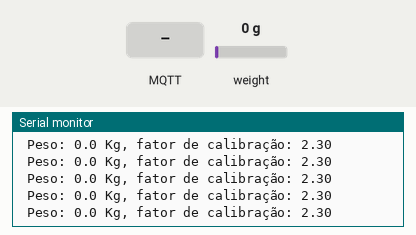
Recording of a sketch running on a simulated ESP8266 (NodeMCU). Shown: the last lines printed to the serial monitor. The test bench sets the inputs (shaded band); at power-on: weight on the scale 0 g. WiFi joins after 1.5 s; servers stay silent unless stated; no MQTT or app messages arrive unless stated.

Above: at 4.2 s.
4.3 s: MQTT message "+" arrives on the first subscribed topic
At 4.37 s:
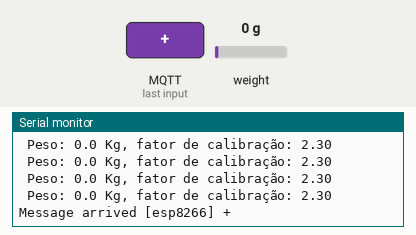
5.8 s: MQTT message "a" arrives on the first subscribed topic
At 5.88 s:
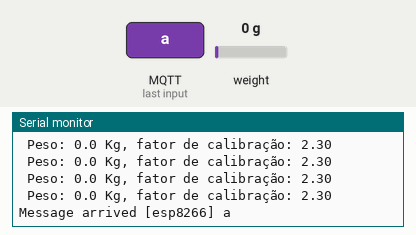
7.3 s: MQTT message "z" arrives on the first subscribed topic
At 7.39 s:
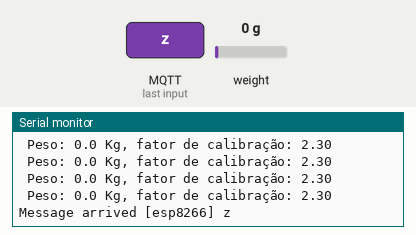
8.8 s: MQTT message "r" arrives on the first subscribed topic
At 8.9 s:
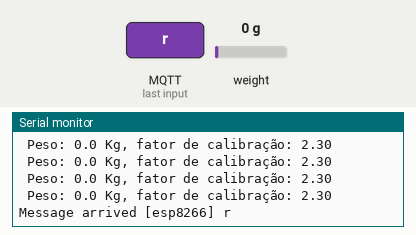
10.3 s: MQTT message "on" arrives on the first subscribed topic
At 10.31 s:
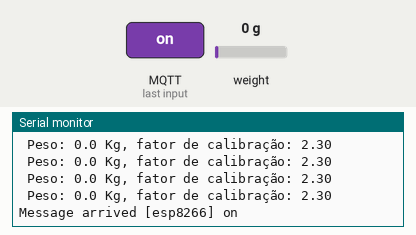
11.8 s: MQTT message "off" arrives on the first subscribed topic
At 11.82 s:
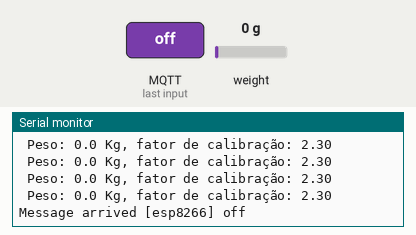

Measured:
- after the input at 4.3 s, the serial monitor: prints a new line after 0.07 s (image 1)
- after the input at 5.8 s, the serial monitor: prints a new line after 0.08 s (image 2)
- after the input at 7.3 s, the serial monitor: prints a new line after 0.09 s (image 3)
- after the input at 8.8 s, the serial monitor: prints a new line after 0.10 s (image 4)
- after the input at 10.3 s, the serial monitor: prints a new line at once (image 5)
- after the input at 11.8 s, the serial monitor: prints a new line at once (image 6)

The sketch:

HX711_MQTT.ino
```cpp
//########################## SENSOR DE PESO##################
#include "HX711.h" //inclui a livraria do DHX 711
HX711 scale(2,14); // pins de comunicação NODEMCU com HX711
float calibration_factor = 2.3; //Fator de calibração padrão para os sensores correspondentes)
float units; //variavel para a unidade de peso
//########################## FIM SENSOR DE PESO##################

//##########################ESP 8266#####################
//ESP
#include <ESP8266WiFi.h>
//MQTT
#include <PubSubClient.h>
// wifi
const  char * ssid = "NOS_Internet_93AD" ;
const  char * password = "58241024" ;
// MQTT
const String HOSTNAME  = "NODE_MCU_ESP8266"; //NOME DO DEVICE, deverá ter um nome unico.
const char * TOPIC = "esp8266"; //Topico onde o Device subscreve.
const char* MQTT_SERVER = "192.168.1.10"; //IP ou DNS do Broker MQTT
long lastMsg = 0;
char msg[50];
int value = 0;
// Credrenciais ao broker mqtt. Caso nao tenha AUTH meter a false.
#define MQTT_AUTH true
#define MQTT_USERNAME "username"
#define MQTT_PASSWORD "admin"
WiFiClient wclient;
PubSubClient client(MQTT_SERVER, 1883, wclient);


//#########    INICIAR A LIGAÇÃO WIFI############################
void LigarWifi() {
  WiFi.mode(WIFI_AP_STA);
  WiFi.begin(ssid, password);
  Serial.print("\nA tentar ligar ao WiFi");
  while (WiFi.status() != WL_CONNECTED) {
    delay(1000);
    Serial.print(".");
  }
  Serial.println(String("\nLigado a rede: (") + ssid + ")" );
    Serial.print(" Endereço ip NODE MCU Module: ");
    Serial.println(WiFi.localIP());
}
//######### FIM LIGAÇÃO WIFI############################


//###########INICIAR O MQTT##############################
//Verifica se o estado da ligação está ativa e se não estiver tenta conectar-se
bool checkMqttConnection() {
  if (!client.connected()) {
    if (MQTT_AUTH ? client.connect(HOSTNAME.c_str(), MQTT_USERNAME, MQTT_PASSWORD) : client.connect(HOSTNAME.c_str())) {
      Serial.println("Ligado ao servidor mqtt " + String(MQTT_SERVER));
      //SUBSCRIÇÃO DE TOPICOS
    client.subscribe(TOPIC);
    Serial.println("cliente subscreveu o topico" + String(TOPIC));
     client.publish("esp8266", "ola rasp");

    }
  }
  return client.connected();
}
//###########FIM INICIAR O MQTT##############################
//###########FUNÇÃO RESPOSTA MQTT##############################

//Chamada de recepção de mensagem
void callback(char* topic, byte* payload, unsigned int length) {
  Serial.print("Message arrived [");
  Serial.print(topic);
  Serial.print("] ");
  for (int i=0;i<length;i++) {
    Serial.print((char)payload[i]);
  }
  Serial.println();
}
//###########FIM FUNÇÃO RESPOSTA MQTT##############################

//#########################FIM ESP 8266######################


void setup(){
  //############COMUM SETUP###############
  Serial.begin(115200); //começa o serial e define baudrate
  pinMode(LED_BUILTIN, OUTPUT);     // INICIALIZA PINLED COMO  output
  digitalWrite(LED_BUILTIN, LOW);   // ledpin estado baixo (led ligado)

  //############SETUP SENSOR  PESO###############
  scale.set_scale(); //permite chamar a função de set scale
  //scale.tare(); //reset a escala para zero
  long zero_factor =scale.read_average(); //define o fator zero
  Serial.print("Fator zero:");
  Serial.print(zero_factor);
  //############FIM SETUP SENSOR PESO###############
  //##########INICIO ESP8266 SETUP############
    LigarWifi();
    checkMqttConnection();
  client.setCallback(callback); // resposta as mensagens vindas do MQTT
   //##########FIM  ESP8266 SETUP############

}

void loop(){

  //##########################LOOP SENSOR DE PESO#######################
  scale.set_scale(calibration_factor);
  units = scale.get_units()/1000; //passa o valor para kg em vez de g
  //otimização da entrega de dados ao utilizador
  //valores negativos de peso são invalidos e valores superiores a 200 são considerados 200
  if (units <0){
    units = 0.00;
  }
  else if (units >200){
    units=200;
  }
  //mostra o peso e o fator de calibraçao no serial
  Serial.print(" Peso: ");
  Serial.print(units, 1);
  Serial.print(" Kg");
  Serial.print(", fator de calibração: ");
  Serial.print(calibration_factor);
  Serial.println();
  if(Serial.available()){
    char temp = Serial.read();
    if(temp == '+' || temp == 'a') //aumenta o fator de calibração
      calibration_factor += 0.1;
    else if(temp == '-' || temp == 'z') //diminui o fator de calibração
      calibration_factor -= 0.1;
     else if (temp =='r') //reseta a escala
      scale.tare();
      }
   //#########################FIM LOOP SENSOR DE PESO#######################
   //######################## LOOP ESP8266 #################################
  if (WiFi.status() == WL_CONNECTED) {
    if (checkMqttConnection()) {
      client.loop();
    }
   }

  //########################FIM  LOOP ESP8266 #################################
}
```
